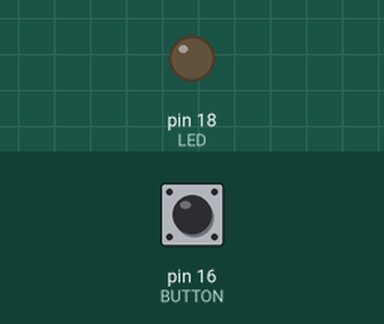
This program was run on a simulated MicroPython board. On the bench: output pins drawn as LEDs (lit = HIGH). The inputs (shaded band) are chosen by the test bench; at power-on: pin 16 (BUTTON) LOW.

Above: at 1.2 s.
1.3 s: pin 16 (BUTTON) pulled HIGH for 0.15 s
At 1.37 s:
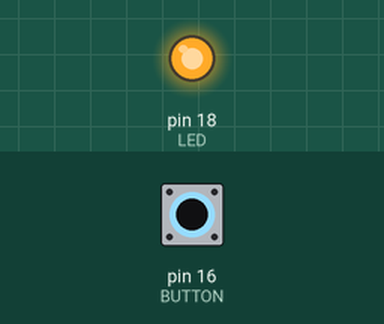
2.9 s: pin 16 (BUTTON) pulled HIGH for 3.2 s
At 6.4 s:
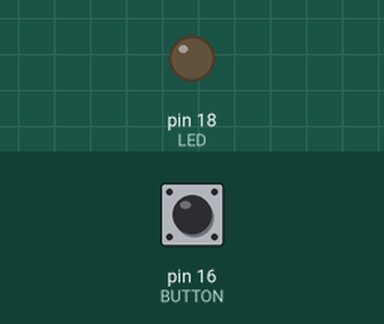
Timing chart, 0 to 7.9 s (numbered marks = the images above; inputs shaded):
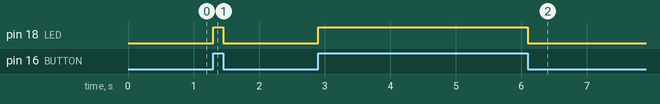

Measured:
- after the input at 1.3 s, pin 18 (LED): LOW → HIGH at once, → LOW 0.15 s later
- after the input at 2.9 s, pin 18 (LED): LOW → HIGH at once, → LOW 3.2 s later

The program:

Control_LED_On_Off_with_Button.py
```python
import machine
BUTTON = machine.Pin(16,machine.Pin.IN)
LED = machine.Pin(18,machine.Pin.OUT)
while True:
    val = BUTTON.value()
    if val == 1:
        LED.value(True)
    else:
        LED.value(False)
```
